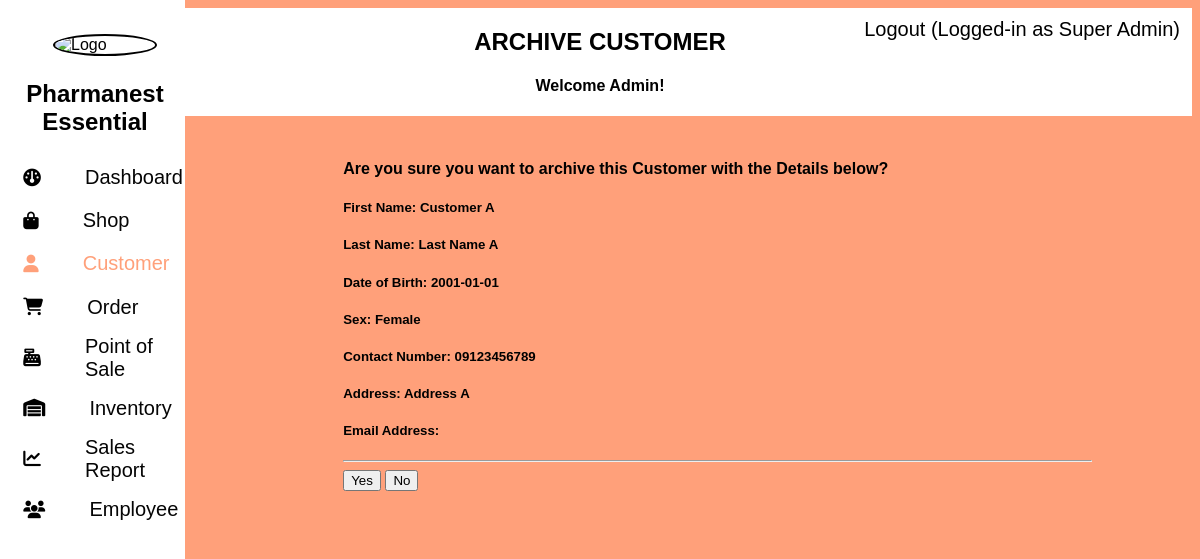
Page /admin/customer/archive/index.php?customer_id=1 (signed in) on the committed database.
### tables this page shows
CREATE TABLE `customer` (
  `id` int(11) NOT NULL,
  `first_name` varchar(256) NOT NULL,
  `last_name` varchar(256) NOT NULL,
  `contact_number` varchar(25) NOT NULL,
  `user_id` int(11) DEFAULT NULL,
  `address` text NOT NULL,
  `date_of_birth` date DEFAULT NULL,
  `sex` varchar(7) DEFAULT NULL,
  `is_active` tinyint(1) NOT NULL DEFAULT 1
);

### admin/customer/archive/index.php (the view, shortened to what this page needs)
<?php
    $base_url = $_SESSION["BASE_URL"];
    $doc_root = $_SESSION["DOC_ROOT"];
?>
<!DOCTYPE html>
<html>
    <head>
        <link rel="stylesheet" href="https://cdnjs.cloudflare.com/ajax/libs/font-awesome/6.5.1/css/all.min.css">
        <link rel="stylesheet" type="text/css" href="<?php echo $base_url;?>assets/styles/bootstrap.css">
        <link rel="stylesheet" type="text/css" href="../../styles.css">
        <link rel="stylesheet" type="text/css" href="styles.css">
    </head>
    <body>
        <?php include '../../components/side_nav.php'; ?>
        <?php
            include '../../components/top_nav.php';
        ?>
        <?php
            include($doc_root.'/utils/connect.php');
            if (isset($_GET['customer_id'])) {
                $customer_id = $_GET['customer_id'];
                $sqlGetCustomer = "SELECT c.first_name, c.last_name, c.address, c.contact_number, c.date_of_birth, c.sex, u.email, c.user_id FROM customer c
                            LEFT JOIN user u ON c.user_id=u.id
                            WHERE c.id=$customer_id";
                $customer_result = mysqli_query($conn,$sqlGetCustomer);
                $row = mysqli_fetch_array($customer_result);
            } else {
                header("Location:../../../page/404.php");
            };
        ?>
        <div class="main">
            <div class="row">
                <b>Are you sure you want to archive this Customer with the Details below?</b>
                <form action="process.php" method="post">
                    <h5>First Name: <?php echo $row['first_name'];?></h5>
                    <h5>Last Name: <?php echo $row['last_name'];?></h5>
                    <h5>Date of Birth: <?php echo $row['date_of_birth'];?></h5>
                    <h5>Sex: <?php echo $row['sex'];?></h5>
                    <h5>Contact Number: <?php echo $row['contact_number'];?></h5>
                    <h5>Address: <?php echo $row['address'];?></h5>
                    <h5>Email Address: <?php echo $row['email'];?></h5>
                    <hr/>
                    <button name="action" id="yes" value="yes">Yes</button>
                    <button name="action" id="no" value="no">No</button>
                </form>
            </div>
        </div>
    </body>
</html>

### admin/styles.css (style rules this page uses)
body { background-color: lightsalmon; }

### admin/customer/archive/styles.css (style rules this page uses)
.main { border-radius: 5px; box-sizing: border-box; background-color: transparent; padding:20px; padding-left: 60px; width:70%; float:right; margin-right:80px; margin-bottom:50px; margin-top: 2%; font-family:Arial; }
.row:after { content: ""; display: table; clear: both; }

### rows in the picture
customer: first_name "Customer A", last_name "Last Name A", date_of_birth "2001-01-01", sex "Female", contact_number "09123456789", address "Address A"

### other values in the picture
$_SESSION['user_role'] "Super Admin"
$current_page_title "ARCHIVE CUSTOMER"
$_SESSION['user_first_name'] "Admin"
